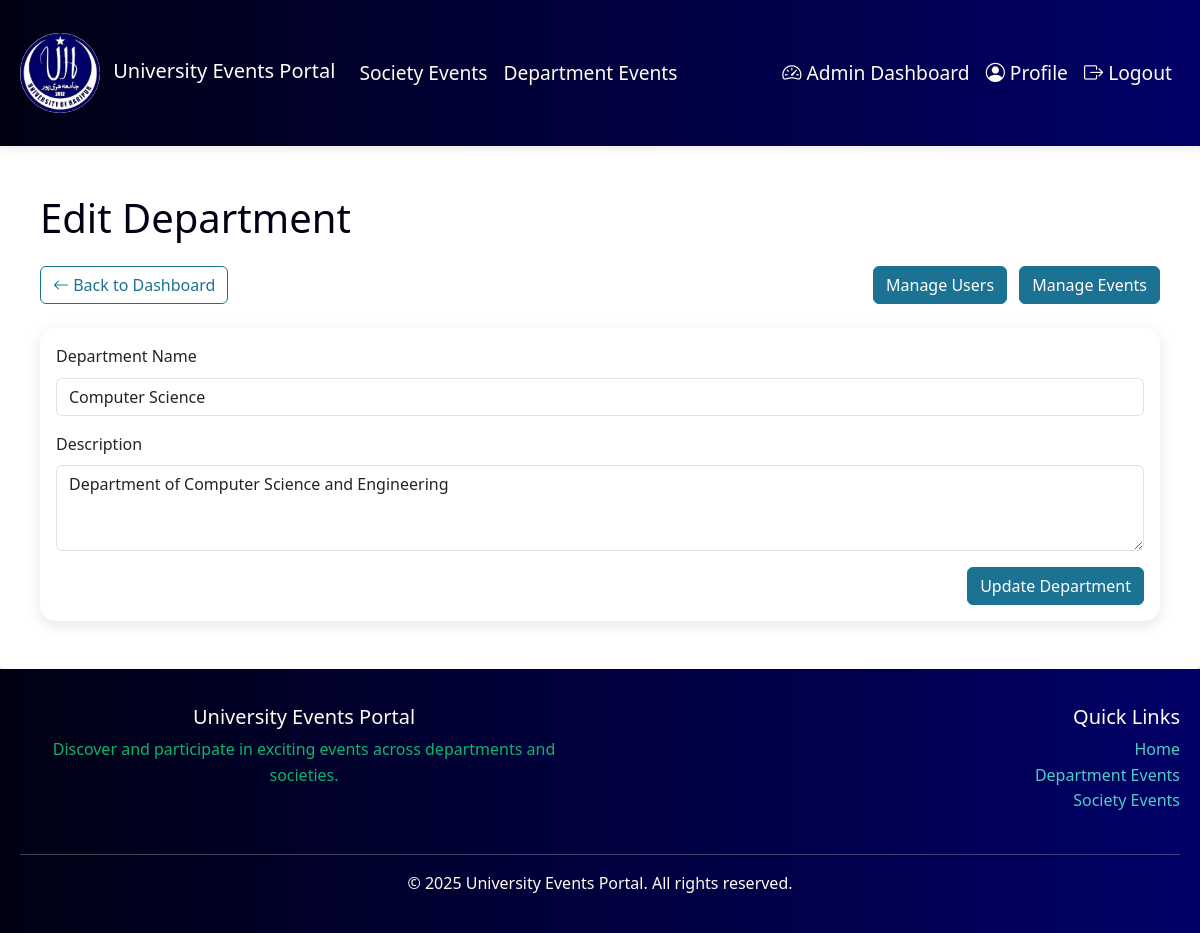
/pages/admin/edit-department.php?id=1 (signed in), run on the app's committed database.
### tables this page shows
CREATE TABLE IF NOT EXISTS departments (
    id INT PRIMARY KEY AUTO_INCREMENT,
    name VARCHAR(100) UNIQUE NOT NULL,
    description TEXT,
    created_at TIMESTAMP DEFAULT CURRENT_TIMESTAMP
);

### pages/admin/edit-department.php (the view, shortened to what this page needs)
<?php
require_once '../../config/database.php';
$department_id = mysqli_real_escape_string($conn, $_GET['id']);
$department_sql = "SELECT * FROM departments WHERE id = $department_id";
$department_result = mysqli_query($conn, $department_sql);
$department = mysqli_fetch_assoc($department_result);
?>
<!DOCTYPE html>
<html lang="en">
<head>
    <link href="https://cdn.jsdelivr.net/npm/bootstrap@5.3.0/dist/css/bootstrap.min.css" rel="stylesheet">
    <link rel="stylesheet" href="https://cdn.jsdelivr.net/npm/bootstrap-icons@1.7.2/font/bootstrap-icons.css">
    <link rel="stylesheet" href="/Project/assets/css/style.css">
</head>
<body>
    <?php include '../../components/header.php'; ?>
    <div class="container py-4">
        <h1 class="mb-4">Edit Department</h1>
        <?php include 'admin-header.php'; ?>
        <div class="card">
            <div class="card-body">
                <form method="POST" action="">
                    <div class="mb-3">
                        <label for="name" class="form-label">Department Name</label>
                        <input type="text" class="form-control" id="name" name="name" value="<?php echo htmlspecialchars($department['name']); ?>" required>
                    </div>
                    <div class="mb-3">
                        <label for="description" class="form-label">Description</label>
                        <textarea class="form-control" id="description" name="description" rows="3" required><?php echo htmlspecialchars($department['description']); ?></textarea>
                    </div>
                    <div class="d-flex justify-content-between">
                        <a href="manage-departments.php" class="btn btn-secondary">Cancel</a>
                        <button type="submit" class="btn btn-primary">Update Department</button>
                    </div>
                </form>
            </div>
        </div>
    </div>
    <?php include '../../components/footer.php'; ?>
</body>
</html>

### assets/css/style.css (style rules this page uses)
:root { --rich-black: #010114; --navy-blue: #000067; --cerulean: #1c7293; --robin-egg: #4ecdc4; --floral-white: #fffcf2; }
* { margin: 0; padding: 0; box-sizing: border-box; }
body { background: linear-gradient(135deg, var(--floral-white) 0%, #f0f0f0 100%); min-height: 100vh; color: var(--rich-black); font-family: 'Segoe UI', Tahoma, Geneva, Verdana, sans-serif; line-height: 1.6; }
.container { max-width: 1200px; margin: 0 auto; padding: 20px; }
.btn-primary { background-color: var(--cerulean); border-color: var(--cerulean); }
.btn-secondary { background-color: var(--robin-egg-blue); border-color: var(--robin-egg-blue); }
.card { border: none; box-shadow: 0 4px 15px rgba(0, 0, 0, 0.1); transition: all 0.3s ease; border-radius: 15px; overflow: hidden; }

### data on the page
departments: name "Computer Science", description "Department of Computer Science and Engineering"
